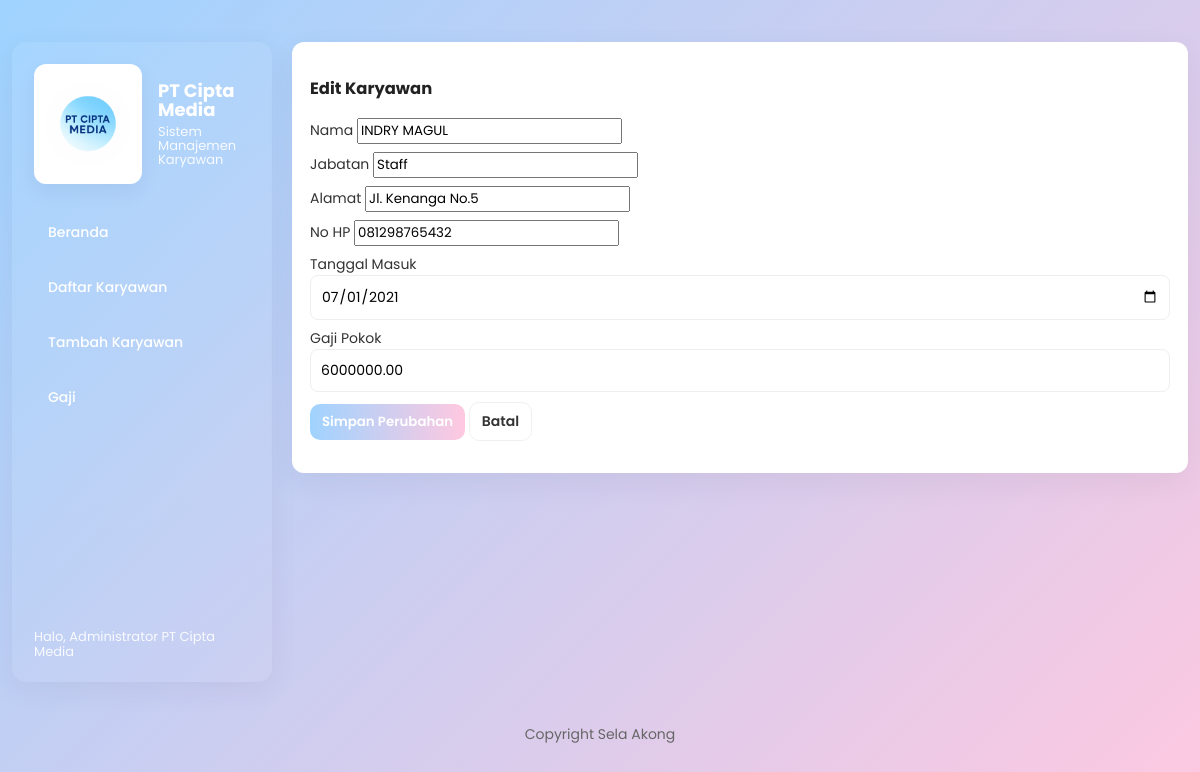
/karyawan-edit.php?id=2, run on the app's committed database.
### tables this page shows
CREATE TABLE `tb_karyawan` (
  `id_karyawan` int NOT NULL AUTO_INCREMENT,
  `nama` varchar(100) NOT NULL,
  `jabatan` varchar(100) DEFAULT NULL,
  `alamat` text,
  `no_hp` varchar(20) DEFAULT NULL,
  `tanggal_masuk` date DEFAULT NULL,
  `gaji_pokok` decimal(15,2) DEFAULT NULL,
  PRIMARY KEY (`id_karyawan`)
);

### karyawan-edit.php (the view, shortened to what this page needs)
<?php
require_once "includes/db_connect.php";
include "includes/header.php";
$id = intval($_GET['id'] ?? 0);
$stmt = mysqli_prepare($conn, "SELECT * FROM tb_karyawan WHERE id_karyawan = ?");
mysqli_stmt_bind_param($stmt, "i", $id);
mysqli_stmt_execute($stmt);
$res = mysqli_stmt_get_result($stmt);
$row = mysqli_fetch_assoc($res);
?>
<div class="card">
  <h3>Edit Karyawan</h3>
  <form method="post">
    <label>Nama
      <input name="nama" value="<?= htmlspecialchars($row['nama'] ?? '') ?>" required>
    </label>
    <label>Jabatan
      <input name="jabatan" value="<?= htmlspecialchars($row['jabatan'] ?? '') ?>">
    </label>
    <label>Alamat
      <input name="alamat" value="<?= htmlspecialchars($row['alamat'] ?? '') ?>">
    </label>
    <label>No HP
      <input name="no_hp" value="<?= htmlspecialchars($row['no_hp'] ?? '') ?>">
    </label>
    <label>Tanggal Masuk
      <input type="date" name="tanggal_masuk" value="<?= htmlspecialchars($row['tanggal_masuk'] ?? '') ?>">
    </label>
    <label>Gaji Pokok
      <input name="gaji_pokok" type="number" step="1" value="<?= htmlspecialchars($row['gaji_pokok'] ?? 0) ?>">
    </label>
    <div style="margin-top:10px">
      <button class="btn" type="submit">Simpan Perubahan</button>
      <a class="btn ghost" href="karyawan-list.php">Batal</a>
    </div>
  </form>
</div>
<?php include "includes/footer.php"; ?>

### assets/css/style.css (style rules this page uses)
* { box-sizing: border-box; font-family: "Poppins", sans-serif; }
.card { background: var(--bg-card); border-radius: 12px; padding: 18px; box-shadow: 0 10px 30px var(--shadow); margin-bottom: 18px; }
.btn { background: linear-gradient(90deg, var(--accent-1), var(--accent-2)); color: #fff; border: none; padding: 8px 12px; border-radius: 10px; font-weight: 600; cursor: pointer; text-decoration: none; display: inline-block; }
.btn.ghost { background: transparent; border: 1px solid rgba(0, 0, 0, 0.06); color: #333; }
label { display: block; margin: 8px 0; color: #333; }
input[type=number] { -moz-appearance: textfield; }
input[type="text"], input[type="date"], input[type="number"], textarea, select { width: 100%; padding: 10px; border-radius: 8px; border: 1px solid #eee; background: #fff; font-size: 14px; }

### data on the page
tb_karyawan: nama "INDRY MAGUL", jabatan "Staff", alamat "Jl. Kenanga No.5", no_hp "081298765432", tanggal_masuk "07/01/2021", gaji_pokok "6000000.00"
